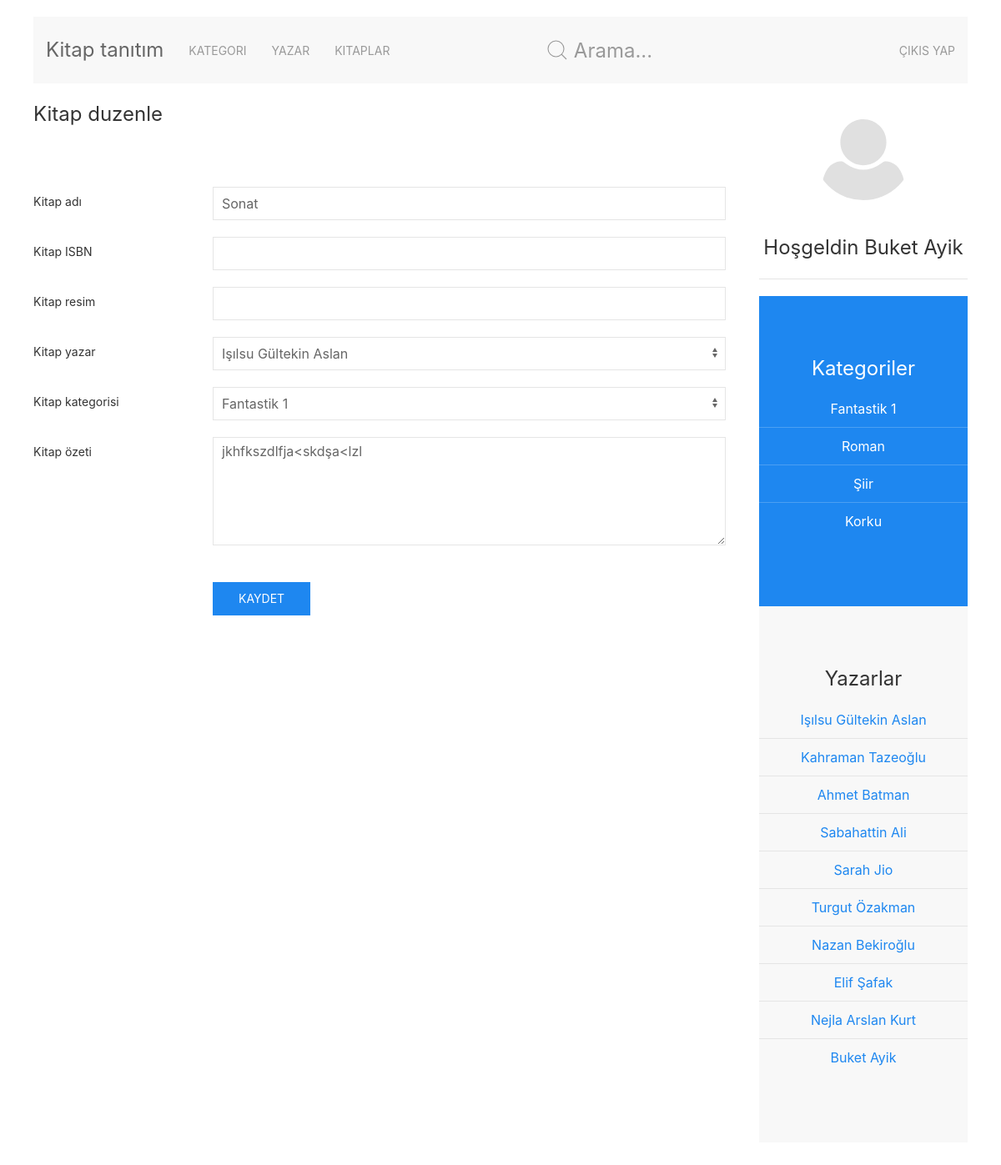
/kitap_duzenle.php?id=7 (signed in), run on the app's committed database.
### tables this page shows
CREATE TABLE `kitaplar` (
  `id` int(11) NOT NULL,
  `adi` varchar(50) NOT NULL,
  `kategori` int(11) NOT NULL,
  `yazar` int(11) NOT NULL,
  `ozet` text NOT NULL
);

CREATE TABLE `kategori` (
  `id` int(11) NOT NULL,
  `adi` varchar(50) NOT NULL
);

CREATE TABLE `yazar` (
  `id` int(11) NOT NULL,
  `adi` varchar(50) NOT NULL
);

### bk/fonksiyonlar.php (called while the page is built, shortened)
<?php
function veritabani_sorgu($sql) {
	$baglanti = mysql_connect($GLOBALS['veritabani_sunucu'], $GLOBALS['veritabani_kullanici_adi'], $GLOBALS['veritabani_sifre']);
	$sonuc = mysql_query($sql, $baglanti);
	return $sonuc;
}
function kategori_goster(){
	$sorgu = "SELECT * FROM `kategori`";
	$sonuc = veritabani_sorgu($sorgu);
	$sonuc_sayi = mysql_num_rows($sonuc);
	if($sonuc_sayi > 0){
		$sonuclar = array();
		while($sonuc_ayikla = mysql_fetch_array($sonuc, MYSQL_ASSOC)) {
   			$sonuclar [] = $sonuc_ayikla;
		}
		return $sonuclar;
	} else {
		return false;
	}
}
function kitap_goster_tek($kitap_id){
	$sorgu = "SELECT * FROM `kitaplar` WHERE `kitaplar`.`id` = " . $kitap_id . ";";
	$sonuc = veritabani_sorgu($sorgu);
	$sonuc_sayi = mysql_num_rows($sonuc);
	if($sonuc_sayi > 0){
		$sonuclar = mysql_fetch_assoc($sonuc);
		return $sonuclar;
	} else {
		return false;
	}
}
function yazar_goster(){
	$sorgu = "SELECT * FROM `yazar`";
	$sonuc = veritabani_sorgu($sorgu);
	$sonuc = veritabani_sorgu($sorgu);
	$sonuc_sayi = mysql_num_rows($sonuc);
	if($sonuc_sayi > 0){
		$sonuclar = array();
		while($sonuc_ayikla = mysql_fetch_array($sonuc, MYSQL_ASSOC)) {
   			$sonuclar [] = $sonuc_ayikla;
		}
		return $sonuclar;
	} else {
		return false;
	}
}

### kitap_duzenle.php (the view, shortened to what this page needs)
<?php
require("bk/fonksiyonlar.php");
$kategoriler = kategori_goster();
$yazarlar = yazar_goster();
if(!empty($_GET['id'])){
	$kitap_id = $_GET['id'];
	$kitap = kitap_goster_tek($kitap_id);
} else {
	$_SESSION['mesaj'] = "Boyle bir kitap yok!";
	header("Location: kitap.php");
}
?>
<?php
include("bk/ust.php");
?>
<?php
include("bk/menu.php");
?>
	<div class="uk-grid">
                <div class="uk-width-3-4@m">
                <h3>Kitap duzenle</h3>
                <form action="" method="post" class="uk-form-horizontal uk-margin-large">
				    <div class="uk-margin">
				    	<div class="uk-margin">
					        <label class="uk-form-label" for="kitap_adi">Kitap adı</label>
					        <div class="uk-form-controls">
					            <input class="uk-input" id="kitap_adi" type="text" name="kitap_adi" value="<?php print $kitap['adi']; ?>">
					        </div>
				        </div>
				        <div class="uk-margin">
					        <label class="uk-form-label" for="kitap_isbn">Kitap ISBN</label>
					        <div class="uk-form-controls">
					            <input class="uk-input" id="kitap_isbn" type="text" name="kitap_isbn" value="<?php print $kitap['isbn']; ?>">
					        </div>
					    </div>
					    <div class="uk-margin">
					        <label class="uk-form-label" for="kitap_resim">Kitap resim</label>
					        <div class="uk-form-controls">
					            <input class="uk-input" id="kitap_resim" type="text" name="kitap_resim" value="<?php print $kitap['resim']; ?>">
					        </div>
					    </div>
				         <div class="uk-margin">
					        <label class="uk-form-label" for="kitap_yazar">Kitap yazar</label>
					        <div class="uk-form-controls">
					            <select class="uk-select" id="kitap_yazar" name="kitap_yazar">
					            	<?php if($yazarlar) {
							    	foreach ($yazarlar as $yazar) { ?>
					                	<option value="<?php print $yazar['id']; ?>"><?php print $yazar['adi']; ?></option>
					                <?php } } ?>
					            </select>
					        </div>
					    </div>
					    <div class="uk-margin">
					        <label class="uk-form-label" for="kitap_kategori">Kitap kategorisi</label>
					        <div class="uk-form-controls">
					            <select class="uk-select" id="kitap_kategori" name="kitap_kategori">
					            	<?php if($kategoriler) {
							    	foreach ($kategoriler as $kategori) { ?>
					                	<option value="<?php print $kategori['id']; ?>"><?php print $kategori['adi']; ?></option>
					                <?php } } ?>
					            </select>
					        </div>
					    </div>
					    <div class="uk-margin">
					        <label class="uk-form-label" for="kitap_kategori">Kitap özeti</label>
					        <div class="uk-form-controls">
					            <textarea class="uk-textarea" name="kitap_ozet" rows="5" placeholder=""><?php print $kitap['ozet']; ?>   </textarea>
					        </div>
					    </div>
				        <br>
				        <div class="uk-form-controls">
				        	<button type="submit" class="uk-button uk-button-primary">Kaydet</button>
				        </div>
				    </div>
				</form>
        </div>
<?php
include("bk/sag.php");
?>
    </div>
<?php
include("bk/alt.php");
?>

### bk/sag.php (shortened to what this page needs)
<div class="uk-width-1-4@m">
                <div class="uk-panel uk-card uk-text-center">
                    <img class="uk-border-circle" width="120" height="120" alt="">
                    <h3>Hoşgeldin <?php
			if(isset($_SESSION['kullanici'])){
				print $_SESSION['ad'] . " ";
				print $_SESSION['soyad'];
			} else {
				print "Mısafır";
			}
		?></h3>
                </div>
                <hr>
                <div class="uk-section uk-section-primary uk-light">
                    <div class="uk-text-center">
                        <h3 class="uk-panel-title">Kategoriler</h3>
                        <ul class="uk-list uk-list-divider">
                        	<?php
                        	$kategoriler_liste = kategori_goster();
                        	if($kategoriler_liste) {
                        		foreach ($kategoriler_liste as $kategori) { ?>
                        		<li><a href="index.php?goster=kategori&amp;id=<?php print $kategori['id']; ?>"><?php print $kategori['adi']; ?></a></li>
					       <?php } } ?>
                        </ul>
                    </div>
                </div>
                <div class="uk-section uk-section-muted">
                    <div class="uk-text-center">
                        <h3 class="uk-panel-title">Yazarlar</h3>
                        <ul class="uk-list uk-list-divider">
                        	<?php
                        	$yazar_liste = yazar_goster();
                        	if($yazar_liste) {
                        		foreach ($yazar_liste as $yazar) { ?>
                        		<li><a href="index.php?goster=yazar&amp;id=<?php print $yazar['id']; ?>"><?php print $yazar['adi']; ?></a></li>
					       <?php } } ?>
                        </ul>
                    </div>
                </div>
            </div>

### data on the page
kitaplar: kitap_adi "Sonat", kitap_ozet "jkhfkszdlfja<skdşa<lzl"
kategori: adi "Fantastik 1"
kategori: adi "Roman"
kategori: adi "Şiir"
kategori: adi "Korku"
yazar: adi "Işılsu Gültekin Aslan"
yazar: adi "Kahraman Tazeoğlu"
yazar: adi "Ahmet Batman"
yazar: adi "Sabahattin Ali"
yazar: adi "Sarah Jio"
yazar: adi "Turgut Özakman"
yazar: adi "Nazan Bekiroğlu"
yazar: adi "Elif Şafak"
yazar: adi "Nejla Arslan Kurt"
yazar: adi "Buket Ayik"

### other printed values
$_SESSION['ad'] "Buket"
$_SESSION['soyad'] "Ayik"
form field kitap_yazar "Işılsu Gültekin Aslan"
form field kitap_kategori "Fantastik 1"
